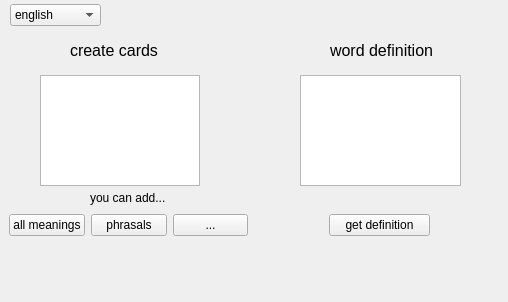
<?xml version="1.0" encoding="UTF-8"?>
<ui version="4.0">
 <class>Form</class>
 <widget class="QWidget" name="Form">
  <property name="geometry">
   <rect>
    <x>0</x>
    <y>0</y>
    <width>508</width>
    <height>302</height>
   </rect>
  </property>
  <property name="windowTitle">
   <string>Form</string>
  </property>
  <widget class="QWidget" name="verticalLayoutWidget">
   <property name="geometry">
    <rect>
     <x>10</x>
     <y>0</y>
     <width>91</width>
     <height>31</height>
    </rect>
   </property>
   <layout class="QVBoxLayout" name="verticalLayout">
    <item>
     <widget class="QComboBox" name="box_language">
      <item>
       <property name="text">
        <string>english</string>
       </property>
      </item>
      <item>
       <property name="text">
        <string>german</string>
       </property>
      </item>
     </widget>
    </item>
   </layout>
  </widget>
  <widget class="QWidget" name="horizontalLayoutWidget">
   <property name="geometry">
    <rect>
     <x>10</x>
     <y>60</y>
     <width>481</width>
     <height>131</height>
    </rect>
   </property>
   <layout class="QHBoxLayout" name="horizontalLayout">
    <property name="spacing">
     <number>100</number>
    </property>
    <property name="leftMargin">
     <number>30</number>
    </property>
    <property name="topMargin">
     <number>15</number>
    </property>
    <property name="rightMargin">
     <number>30</number>
    </property>
    <property name="bottomMargin">
     <number>5</number>
    </property>
    <item>
     <widget class="QTextEdit" name="text_create"/>
    </item>
    <item>
     <widget class="QTextEdit" name="text_def"/>
    </item>
   </layout>
  </widget>
  <widget class="QWidget" name="horizontalLayoutWidget_2">
   <property name="geometry">
    <rect>
     <x>9</x>
     <y>210</y>
     <width>239</width>
     <height>31</height>
    </rect>
   </property>
   <layout class="QHBoxLayout" name="horizontalLayout_2">
    <item>
     <widget class="QPushButton" name="button_meaning">
      <property name="text">
       <string>all meanings</string>
      </property>
     </widget>
    </item>
    <item>
     <widget class="QPushButton" name="button_phrasals">
      <property name="text">
       <string>phrasals</string>
      </property>
     </widget>
    </item>
    <item>
     <widget class="QPushButton" name="button_">
      <property name="text">
       <string>...</string>
      </property>
     </widget>
    </item>
   </layout>
  </widget>
  <widget class="QWidget" name="horizontalLayoutWidget_3">
   <property name="geometry">
    <rect>
     <x>269</x>
     <y>210</y>
     <width>221</width>
     <height>31</height>
    </rect>
   </property>
   <layout class="QHBoxLayout" name="horizontalLayout_3">
    <property name="leftMargin">
     <number>60</number>
    </property>
    <property name="rightMargin">
     <number>60</number>
    </property>
    <item>
     <widget class="QPushButton" name="button_definition">
      <property name="text">
       <string>get definition</string>
      </property>
     </widget>
    </item>
   </layout>
  </widget>
  <widget class="QLabel" name="label_def">
   <property name="geometry">
    <rect>
     <x>330</x>
     <y>40</y>
     <width>131</width>
     <height>21</height>
    </rect>
   </property>
   <property name="font">
    <font>
     <pointsize>12</pointsize>
    </font>
   </property>
   <property name="text">
    <string>word definition</string>
   </property>
  </widget>
  <widget class="QLabel" name="label_create">
   <property name="geometry">
    <rect>
     <x>70</x>
     <y>40</y>
     <width>91</width>
     <height>21</height>
    </rect>
   </property>
   <property name="font">
    <font>
     <pointsize>12</pointsize>
    </font>
   </property>
   <property name="text">
    <string>create cards</string>
   </property>
  </widget>
  <widget class="QLabel" name="label">
   <property name="geometry">
    <rect>
     <x>90</x>
     <y>190</y>
     <width>81</width>
     <height>16</height>
    </rect>
   </property>
   <property name="text">
    <string>you can add...</string>
   </property>
  </widget>
 </widget>
 <resources/>
 <connections/>
</ui>
